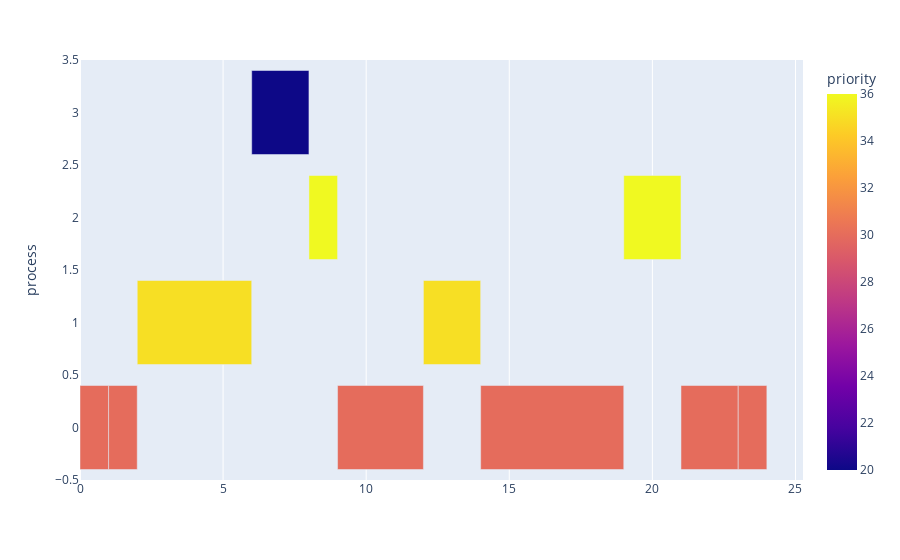

The notebook cell this image was saved under:
### Code cell
op.kernel(s.CF_scheduler, 6)

# read CPU data from kernel run
df = pd.read_csv('results.csv')
df.head()

# use Prof. Al Madi's code to plot
fig = px.timeline(df, x_start='start', x_end='finish', y='process', color='priority')
df['delta'] = df['finish'] - df['start']
fig.layout.xaxis.type = 'linear'
fig.data[0].x = df.delta.tolist()
fig.show()

### Figure 1 — Plotly figure (JSON) as saved in the notebook; plotly's stock layout.template omitted (floating-point values rounded to 4 significant figures)
{"data": [{"alignmentgroup": "True", "base": [0, 1, 2, 6, 8, 9, 12, 14, 19, 21, 23], "hovertemplate": "start=%{base}<br>finish=%{x}<br>process=%{y}<br>priority=%{marker.color}<extra></extra>", "legendgroup": "", "marker": {"color": [30, 30, 35, 20, 36, 30, 35, 30, 36, 30, 30], "coloraxis": "coloraxis"}, "name": "", "offsetgroup": "", "orientation": "h", "showlegend": false, "textposition": "auto", "type": "bar", "x": [1, 1, 4, 2, 1, 3, 2, 5, 2, 2, 1], "xaxis": "x", "y": [0, 0, 1, 3, 2, 0, 1, 0, 2, 0, 0], "yaxis": "y"}], "layout": {"barmode": "overlay", "coloraxis": {"colorbar": {"title": {"text": "priority"}}, "colorscale": [[0, "#0d0887"], [0.1111, "#46039f"], [0.2222, "#7201a8"], [0.3333, "#9c179e"], [0.4444, "#bd3786"], [0.5556, "#d8576b"], [0.6667, "#ed7953"], [0.7778, "#fb9f3a"], [0.8889, "#fdca26"], [1, "#f0f921"]]}, "legend": {"tracegroupgap": 0}, "margin": {"t": 60}, "xaxis": {"anchor": "y", "domain": [0, 1], "type": "linear"}, "yaxis": {"anchor": "x", "domain": [0, 1], "title": {"text": "process"}}}}
